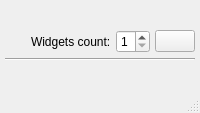
<?xml version="1.0" encoding="UTF-8"?>
<ui version="4.0">
 <class>ASLeaderboardAnalyzer</class>
 <widget class="QMainWindow" name="ASLeaderboardAnalyzer">
  <property name="geometry">
   <rect>
    <x>0</x>
    <y>0</y>
    <width>200</width>
    <height>113</height>
   </rect>
  </property>
  <property name="font">
   <font>
    <family>Tahoma</family>
   </font>
  </property>
  <property name="windowTitle">
   <string>Leaderboard Analyzer</string>
  </property>
  <property name="windowIcon">
   <iconset>
    <normaloff>Images/LeaderboardAnalyzer.png</normaloff>Images/LeaderboardAnalyzer.png</iconset>
  </property>
  <widget class="QWidget" name="layout_Main">
   <layout class="QVBoxLayout" name="verticalLayout">
    <property name="spacing">
     <number>5</number>
    </property>
    <property name="leftMargin">
     <number>5</number>
    </property>
    <property name="topMargin">
     <number>5</number>
    </property>
    <property name="rightMargin">
     <number>5</number>
    </property>
    <property name="bottomMargin">
     <number>5</number>
    </property>
    <item>
     <widget class="ASLeaderboardSearcher" name="widget_Searcher" native="true"/>
    </item>
    <item>
     <layout class="QHBoxLayout" name="layout_Control">
      <property name="spacing">
       <number>5</number>
      </property>
      <item>
       <widget class="ASLeaderboardSelector" name="widget_Selector" native="true"/>
      </item>
      <item>
       <spacer name="horizontalSpacer">
        <property name="orientation">
         <enum>Qt::Horizontal</enum>
        </property>
        <property name="sizeHint" stdset="0">
         <size>
          <width>40</width>
          <height>20</height>
         </size>
        </property>
       </spacer>
      </item>
      <item>
       <widget class="QLabel" name="label_WidgetsCount">
        <property name="text">
         <string>Widgets count:</string>
        </property>
       </widget>
      </item>
      <item>
       <widget class="QSpinBox" name="spinBox_WidgetsCount">
        <property name="minimum">
         <number>1</number>
        </property>
        <property name="maximum">
         <number>6</number>
        </property>
       </widget>
      </item>
      <item>
       <widget class="QPushButton" name="pushButton_ComparingSettings">
        <property name="sizePolicy">
         <sizepolicy hsizetype="Minimum" vsizetype="Fixed">
          <horstretch>0</horstretch>
          <verstretch>0</verstretch>
         </sizepolicy>
        </property>
        <property name="maximumSize">
         <size>
          <width>16777215</width>
          <height>16777215</height>
         </size>
        </property>
        <property name="text">
         <string/>
        </property>
        <property name="icon">
         <iconset resource="res.qrc">
          <normaloff>:/Data/Images/DoubleArrowRight.png</normaloff>:/Data/Images/DoubleArrowRight.png</iconset>
        </property>
       </widget>
      </item>
     </layout>
    </item>
    <item>
     <widget class="Line" name="line_2">
      <property name="orientation">
       <enum>Qt::Horizontal</enum>
      </property>
     </widget>
    </item>
    <item>
     <widget class="GuiController" name="widget_GuiController" native="true"/>
    </item>
   </layout>
  </widget>
  <widget class="QMenuBar" name="menubar">
   <property name="geometry">
    <rect>
     <x>0</x>
     <y>0</y>
     <width>200</width>
     <height>20</height>
    </rect>
   </property>
  </widget>
  <widget class="QStatusBar" name="statusbar"/>
  <action name="action_About">
   <property name="text">
    <string>About</string>
   </property>
  </action>
  <action name="action_Documetation">
   <property name="text">
    <string>Documetation</string>
   </property>
  </action>
  <action name="action_Settings">
   <property name="text">
    <string>Settings</string>
   </property>
  </action>
 </widget>
 <customwidgets>
  <customwidget>
   <class>ASLeaderboardSelector</class>
   <extends>QWidget</extends>
   <header>ASLeaderboardSelector.h</header>
   <container>1</container>
  </customwidget>
  <customwidget>
   <class>ASLeaderboardSearcher</class>
   <extends>QWidget</extends>
   <header>ASLeaderboardSearcher.h</header>
   <container>1</container>
  </customwidget>
  <customwidget>
   <class>GuiController</class>
   <extends>QWidget</extends>
   <header>ASPlayerStatsController.h</header>
   <container>1</container>
  </customwidget>
 </customwidgets>
 <resources>
  <include location="res.qrc"/>
 </resources>
 <connections/>
</ui>
